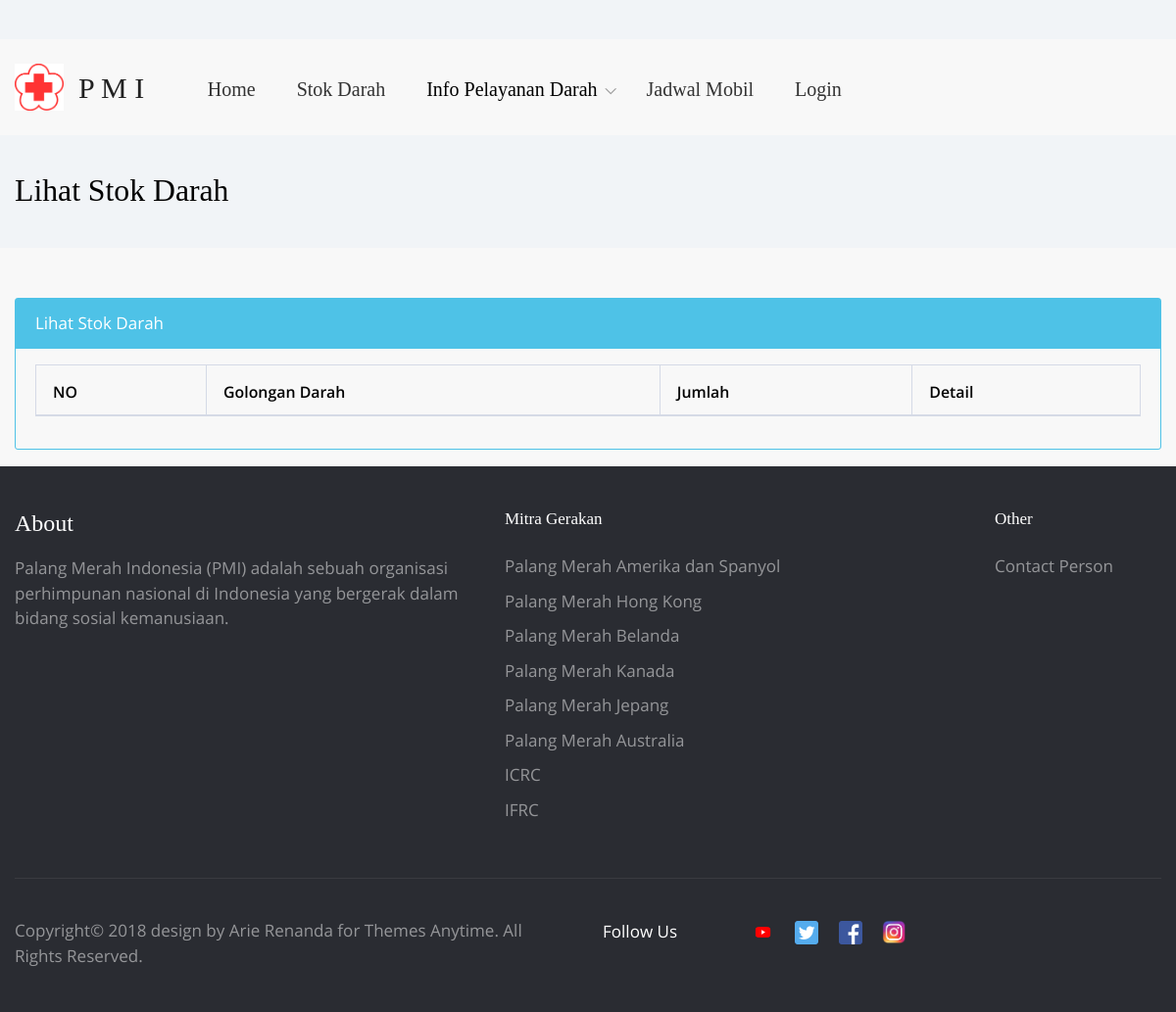
Page /darah/stok_darah_pmi?id=4 on the earlier database version.
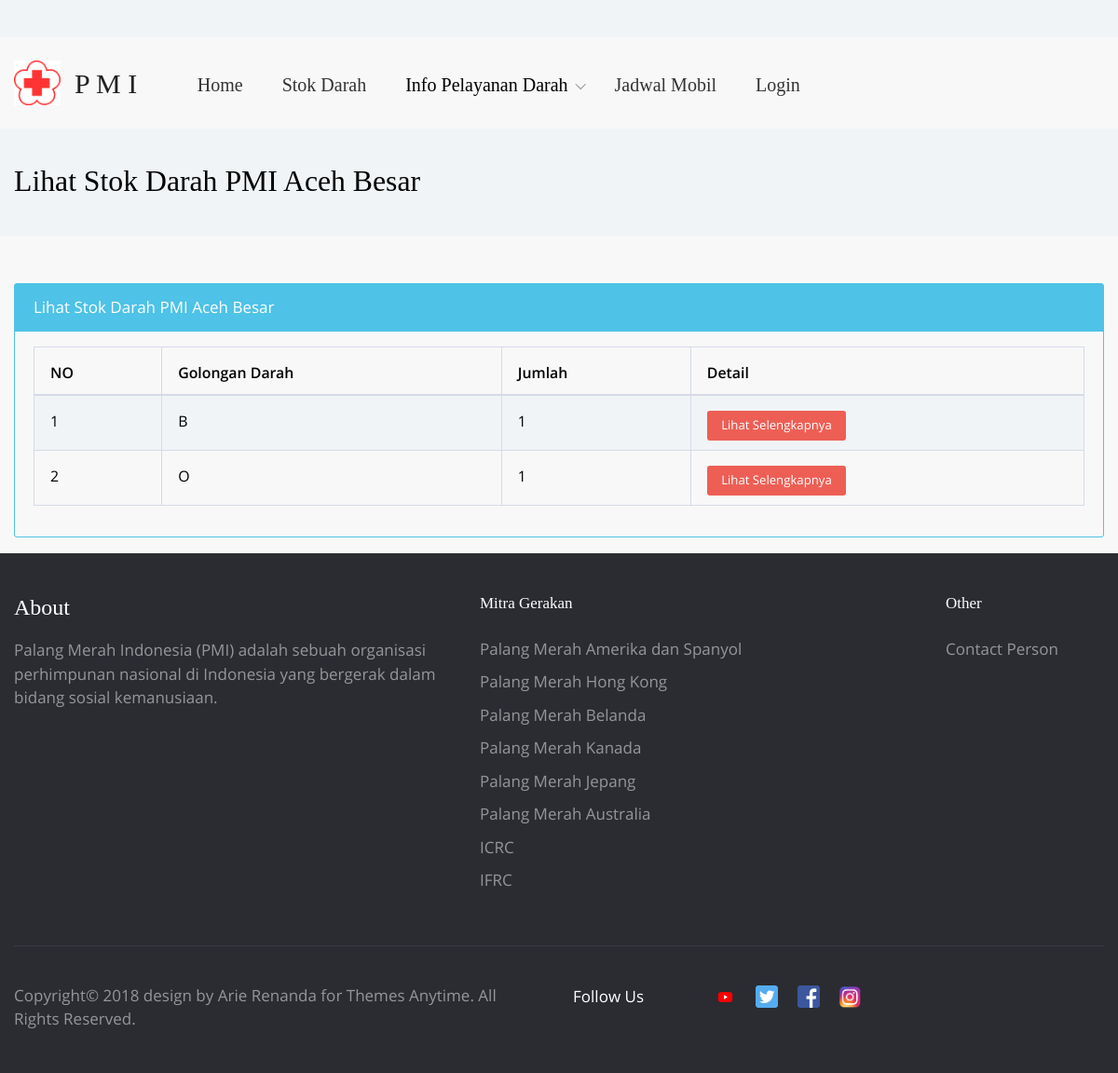
Same page on the later database version.
### tables this page shows
CREATE TABLE `user` (
  `nama` varchar(50) NOT NULL,
  `user` varchar(30) NOT NULL,
  `email` varchar(50) NOT NULL,
  `no_hp` varchar(15) NOT NULL,
  `alamat` varchar(50) NOT NULL,
  `password` varchar(50) NOT NULL,
  `level` int(2) NOT NULL,
  `id_pmi` int(50) NOT NULL
);

### application/controllers/Darah.php (called while the page is built, shortened)
<?php
class Darah extends CI_Controller {
	 function __construct() {
      $this->load->library('session');
			$this->load->model('M_lihat_data_stok');
			$this->load->model('M_lihat_data_komponen');
			$this->load->model('M_pmi');
    }
	public function stok_darah_pmi()
	{
		$id=$_GET['id'];
		$data['pmi'] = $this->M_pmi->lihat_pmi($id);
		$data['stok'] = $this->M_lihat_data_stok->stok($id);
		$this->load->view('lihat_stok_darah',$data);
	}
}

### index.php (called while the page is built, shortened)
<?php
require_once BASEPATH.'core/CodeIgniter.php';

### application/models/M_pmi.php (called while the page is built, shortened)
<?php
class M_pmi extends CI_Model{
    function lihat_pmi($id)
    {
        $query=$this->db->query("SELECT * FROM `user` WHERE id_pmi='$id'");
        return $query->result();
    }
}

### application/models/M_lihat_data_stok.php (called while the page is built, shortened)
<?php
class M_lihat_data_stok extends CI_Model{
    function stok($id)
    {
        $query=$this->db->query("SELECT pendonor.gol_darah , COUNT(kantong_darah.id_darah)as stok from kantong_darah left join pendonor on pendonor.id_pendonor=kantong_darah.id_pendonor left join ukuran on ukuran.id_ukuran=kantong_darah.id_ukuran left join komponen on komponen.id_komponen=kantong_darah.id_komponen left join user on user.id_pmi=kantong_darah.id_pmi where user.id_pmi='$id' GROUP by pendonor.gol_darah");
        return $query->result();
    }
}

### application/views/lihat_stok_darah.php (the view, shortened to what this page needs)
<!DOCTYPE html>
<html lang="en">
<head>
    <?php echo $this->load->view('share/css', '', TRUE);?>
	<link href="<?php echo site_url(); ?>dist/table/vendor/datatables-plugins/dataTables.bootstrap.css" rel="stylesheet">
    <link href="<?php echo site_url(); ?>dist/table/vendor/datatables-responsive/dataTables.responsive.css" rel="stylesheet">
    <link href="<?php echo site_url(); ?>dist/table/dist/css/sb-admin-2.css" rel="stylesheet">
    <link href="<?php echo site_url(); ?>dist/table/vendor/metisMenu/metisMenu.min.css" rel="stylesheet">
    <link href="<?php echo site_url(); ?>dist/table/vendor/font-awesome/css/font-awesome.min.css" rel="stylesheet" type="text/css">
</head>
<body class="">
<?php echo $this->load->view('share/menu', '', TRUE);?>
<div class="job-overview">
    <header class="job-overview__header">
        <div class="container">
            <h4 class="job-overview__header-heading">Lihat Stok Darah <?php foreach($pmi as $pmi1){ echo $pmi1->nama; }?><span class="badge badge-denim"></span></h4>
        </div>
    </header>
	<br>
    <div class="container">
        <div class="row">
            <div class="col-lg-12">
			<br>
                   <div class="card card-outline-info mb-3">
          <div class="card-header bg-info">Lihat Stok Darah <?php foreach($pmi as $pmi2){ echo $pmi2->nama; }?></div>
          <div class="card-block">
            <table width="100%" class="table table-striped table-bordered table-hover" id="dataTables-example">
                <thead>
                    <tr>
                        <th>NO</th>
                        <th>Golongan Darah</th>
                        <th>Jumlah</th>
                        <th>Detail</th>
                    </tr>
                </thead>
                <tbody>
                  <?php
                  $i=0;
                   foreach($stok as $data){
                   $i++;
                  ?>
                    <tr>
                        <td><?php echo $i?></td>
                        <td><?php echo $data->gol_darah?></td>
                        <td><?php echo $data->stok?></td>
                        <td class="center"><a href="<?php echo site_url();?>darah/detail?id=<?php echo $_GET['id']?>&&gol_darah=<?php echo $data->gol_darah?>"><button type="button" class="btn btn-danger btn-xs">Lihat Selengkapnya</button></td>
                    </tr>
                  <?php } ?>
                </tbody>
            </table>
          </div>
      </div>
            </div>
        </div>
    </div>
</div>
</body>
<?php echo $this->load->view('share/footer', '', TRUE);?>
</body>
</html>

Differences in the rows shown:
added user: nama "PMI Aceh Besar"
Other differences:
new list line: "1 B 1 Lihat Selengkapnya"
new list line: "2 O 1 Lihat Selengkapnya"
